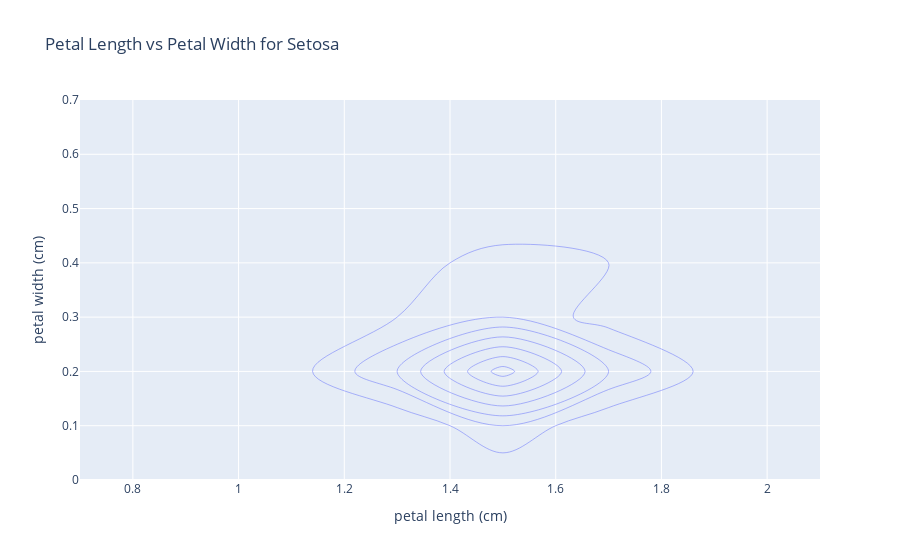
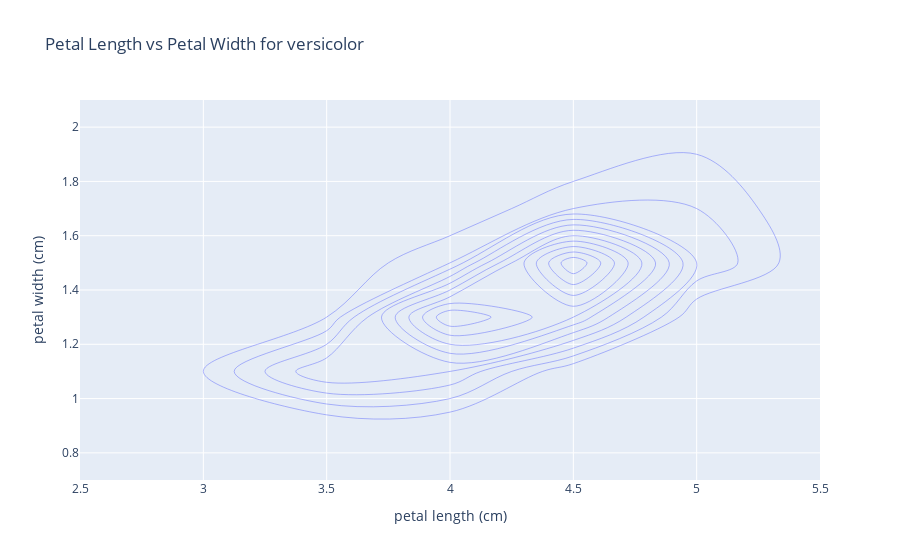
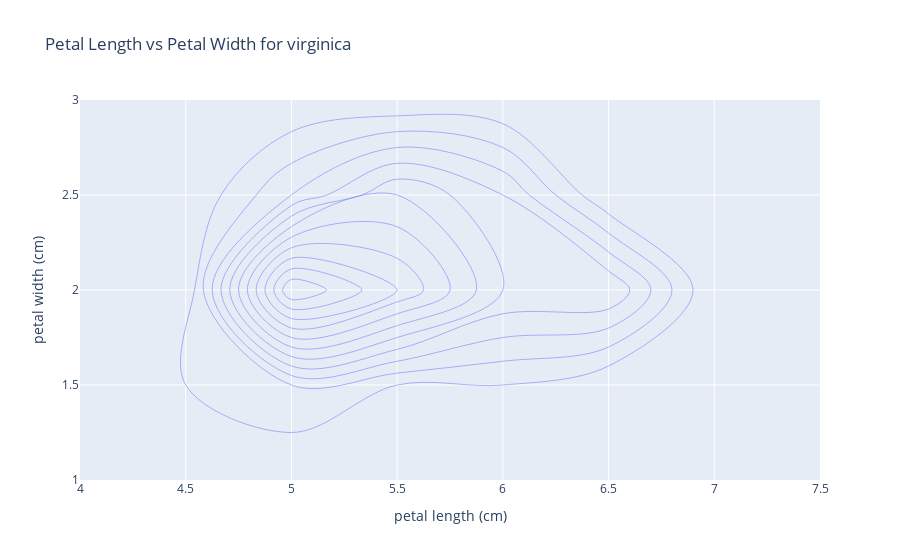

Notebook source saved alongside these figures, in order:
### Code cell
#make a probability density plot for only one species
fig = px.density_contour(df[df['species'] == 'setosa'], x='petal length (cm)', y='petal width (cm)', title='Petal Length vs Petal Width for Setosa')
fig.show()

fig = px.density_contour(df[df['species'] == 'versicolor'], x='petal length (cm)', y='petal width (cm)', title='Petal Length vs Petal Width for versicolor')
fig.show()

fig = px.density_contour(df[df['species'] == 'virginica'], x='petal length (cm)', y='petal width (cm)', title='Petal Length vs Petal Width for virginica')
fig.show()

### Figure 1 — Plotly figure (JSON) as saved in the notebook; plotly's stock layout.template omitted (floating-point values rounded to 4 significant figures)
{"data": [{"contours": {"coloring": "none"}, "hovertemplate": "petal length (cm)=%{x}<br>petal width (cm)=%{y}<br>count=%{z}<extra></extra>", "legendgroup": "", "line": {"color": "#636efa"}, "name": "", "showlegend": false, "type": "histogram2dcontour", "x": [1.4, 1.4, 1.3, 1.5, 1.4, 1.7, 1.4, 1.5, 1.4, 1.5, 1.5, 1.6, 1.4, 1.1, 1.2, 1.5, 1.3, 1.4, 1.7, 1.5, 1.7, 1.5, 1, 1.7, 1.9, 1.6, 1.6, 1.5, 1.4, 1.6, 1.6, 1.5, 1.5, 1.4, 1.5, 1.2, 1.3, 1.4, 1.3, 1.5, 1.3, 1.3, 1.3, 1.6, 1.9, 1.4, 1.6, 1.4, 1.5, 1.4], "xaxis": "x", "xbingroup": "x", "y": [0.2, 0.2, 0.2, 0.2, 0.2, 0.4, 0.3, 0.2, 0.2, 0.1, 0.2, 0.2, 0.1, 0.1, 0.2, 0.4, 0.4, 0.3, 0.3, 0.3, 0.2, 0.4, 0.2, 0.5, 0.2, 0.2, 0.4, 0.2, 0.2, 0.2, 0.2, 0.4, 0.1, 0.2, 0.2, 0.2, 0.2, 0.1, 0.2, 0.2, 0.3, 0.3, 0.2, 0.6, 0.4, 0.3, 0.2, 0.2, 0.2, 0.2], "yaxis": "y", "ybingroup": "y"}], "layout": {"legend": {"tracegroupgap": 0}, "title": {"text": "Petal Length vs Petal Width for Setosa"}, "xaxis": {"anchor": "y", "domain": [0, 1], "title": {"text": "petal length (cm)"}}, "yaxis": {"anchor": "x", "domain": [0, 1], "title": {"text": "petal width (cm)"}}}}

### Figure 2 — Plotly figure (JSON) as saved in the notebook; plotly's stock layout.template omitted (floating-point values rounded to 4 significant figures)
{"data": [{"contours": {"coloring": "none"}, "hovertemplate": "petal length (cm)=%{x}<br>petal width (cm)=%{y}<br>count=%{z}<extra></extra>", "legendgroup": "", "line": {"color": "#636efa"}, "name": "", "showlegend": false, "type": "histogram2dcontour", "x": [4.7, 4.5, 4.9, 4, 4.6, 4.5, 4.7, 3.3, 4.6, 3.9, 3.5, 4.2, 4, 4.7, 3.6, 4.4, 4.5, 4.1, 4.5, 3.9, 4.8, 4, 4.9, 4.7, 4.3, 4.4, 4.8, 5, 4.5, 3.5, 3.8, 3.7, 3.9, 5.1, 4.5, 4.5, 4.7, 4.4, 4.1, 4, 4.4, 4.6, 4, 3.3, 4.2, 4.2, 4.2, 4.3, 3, 4.1], "xaxis": "x", "xbingroup": "x", "y": [1.4, 1.5, 1.5, 1.3, 1.5, 1.3, 1.6, 1, 1.3, 1.4, 1, 1.5, 1, 1.4, 1.3, 1.4, 1.5, 1, 1.5, 1.1, 1.8, 1.3, 1.5, 1.2, 1.3, 1.4, 1.4, 1.7, 1.5, 1, 1.1, 1, 1.2, 1.6, 1.5, 1.6, 1.5, 1.3, 1.3, 1.3, 1.2, 1.4, 1.2, 1, 1.3, 1.2, 1.3, 1.3, 1.1, 1.3], "yaxis": "y", "ybingroup": "y"}], "layout": {"legend": {"tracegroupgap": 0}, "title": {"text": "Petal Length vs Petal Width for versicolor"}, "xaxis": {"anchor": "y", "domain": [0, 1], "title": {"text": "petal length (cm)"}}, "yaxis": {"anchor": "x", "domain": [0, 1], "title": {"text": "petal width (cm)"}}}}

### Figure 3 — Plotly figure (JSON) as saved in the notebook; plotly's stock layout.template omitted (floating-point values rounded to 4 significant figures)
{"data": [{"contours": {"coloring": "none"}, "hovertemplate": "petal length (cm)=%{x}<br>petal width (cm)=%{y}<br>count=%{z}<extra></extra>", "legendgroup": "", "line": {"color": "#636efa"}, "name": "", "showlegend": false, "type": "histogram2dcontour", "x": [6, 5.1, 5.9, 5.6, 5.8, 6.6, 4.5, 6.3, 5.8, 6.1, 5.1, 5.3, 5.5, 5, 5.1, 5.3, 5.5, 6.7, 6.9, 5, 5.7, 4.9, 6.7, 4.9, 5.7, 6, 4.8, 4.9, 5.6, 5.8, 6.1, 6.4, 5.6, 5.1, 5.6, 6.1, 5.6, 5.5, 4.8, 5.4, 5.6, 5.1, 5.1, 5.9, 5.7, 5.2, 5, 5.2, 5.4, 5.1], "xaxis": "x", "xbingroup": "x", "y": [2.5, 1.9, 2.1, 1.8, 2.2, 2.1, 1.7, 1.8, 1.8, 2.5, 2, 1.9, 2.1, 2, 2.4, 2.3, 1.8, 2.2, 2.3, 1.5, 2.3, 2, 2, 1.8, 2.1, 1.8, 1.8, 1.8, 2.1, 1.6, 1.9, 2, 2.2, 1.5, 1.4, 2.3, 2.4, 1.8, 1.8, 2.1, 2.4, 2.3, 1.9, 2.3, 2.5, 2.3, 1.9, 2, 2.3, 1.8], "yaxis": "y", "ybingroup": "y"}], "layout": {"legend": {"tracegroupgap": 0}, "title": {"text": "Petal Length vs Petal Width for virginica"}, "xaxis": {"anchor": "y", "domain": [0, 1], "title": {"text": "petal length (cm)"}}, "yaxis": {"anchor": "x", "domain": [0, 1], "title": {"text": "petal width (cm)"}}}}
